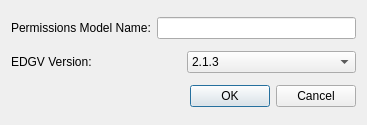
<?xml version="1.0" encoding="UTF-8"?>
<ui version="4.0">
 <class>CreateProfileWithProfileManager</class>
 <widget class="QDialog" name="CreateProfileWithProfileManager">
  <property name="geometry">
   <rect>
    <x>0</x>
    <y>0</y>
    <width>367</width>
    <height>125</height>
   </rect>
  </property>
  <property name="windowTitle">
   <string>Create Permissions Model</string>
  </property>
  <layout class="QGridLayout" name="gridLayout">
   <item row="0" column="0">
    <layout class="QHBoxLayout" name="horizontalLayout">
     <item>
      <widget class="QLabel" name="label">
       <property name="text">
        <string>Permissions Model Name:</string>
       </property>
      </widget>
     </item>
     <item>
      <widget class="QLineEdit" name="lineEdit"/>
     </item>
    </layout>
   </item>
   <item row="1" column="0">
    <layout class="QHBoxLayout" name="horizontalLayout_2">
     <item>
      <widget class="QLabel" name="label_2">
       <property name="text">
        <string>EDGV Version:</string>
       </property>
      </widget>
     </item>
     <item>
      <widget class="QComboBox" name="versionCombo">
       <item>
        <property name="text">
         <string>2.1.3</string>
        </property>
       </item>
       <item>
        <property name="text">
         <string>FTer_2a_Ed</string>
        </property>
       </item>
      </widget>
     </item>
    </layout>
   </item>
   <item row="2" column="0">
    <widget class="QDialogButtonBox" name="buttonBox">
     <property name="orientation">
      <enum>Qt::Horizontal</enum>
     </property>
     <property name="standardButtons">
      <set>QDialogButtonBox::Cancel|QDialogButtonBox::Ok</set>
     </property>
    </widget>
   </item>
  </layout>
 </widget>
 <resources/>
 <connections>
  <connection>
   <sender>buttonBox</sender>
   <signal>accepted()</signal>
   <receiver>CreateProfileWithProfileManager</receiver>
   <slot>accept()</slot>
   <hints>
    <hint type="sourcelabel">
     <x>248</x>
     <y>254</y>
    </hint>
    <hint type="destinationlabel">
     <x>157</x>
     <y>274</y>
    </hint>
   </hints>
  </connection>
  <connection>
   <sender>buttonBox</sender>
   <signal>rejected()</signal>
   <receiver>CreateProfileWithProfileManager</receiver>
   <slot>reject()</slot>
   <hints>
    <hint type="sourcelabel">
     <x>316</x>
     <y>260</y>
    </hint>
    <hint type="destinationlabel">
     <x>286</x>
     <y>274</y>
    </hint>
   </hints>
  </connection>
 </connections>
</ui>
